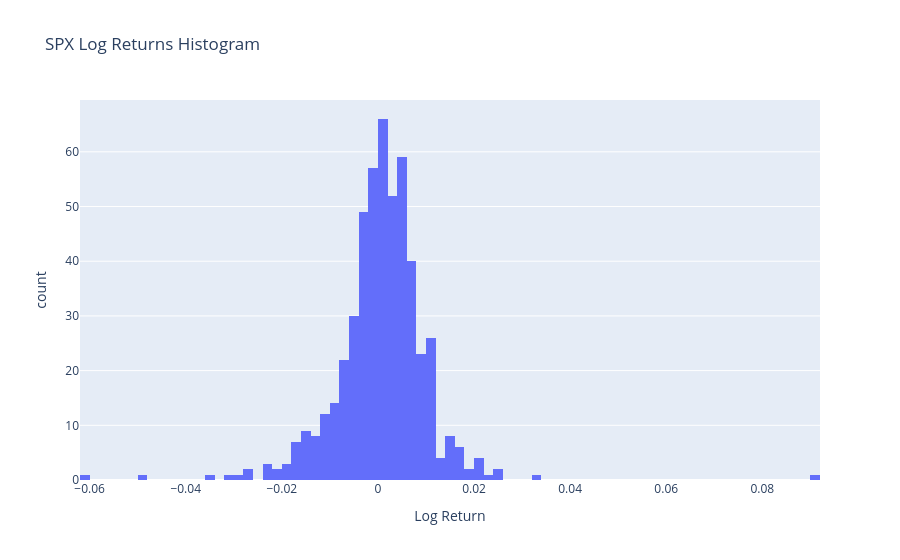
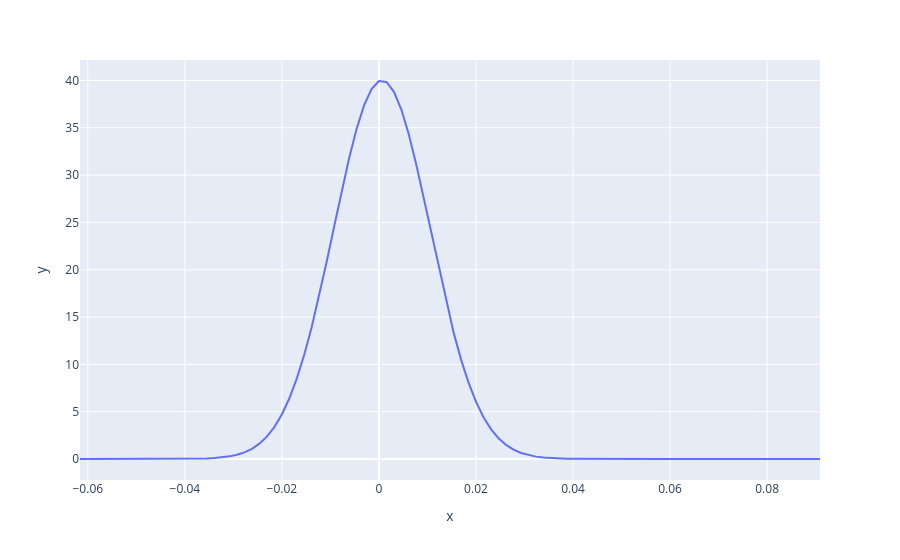

Notebook code cell kept with these figures, in order:
### Code cell
# fit lognormal distribution to log returns
log_returns = spy['Log Return']
mean = log_returns.mean()
std = log_returns.std()

# plot histogram of log returns and fitted lognormal distribution
fig = px.histogram(spy, x='Log Return', title='SPX Log Returns Histogram', nbins=100)
fig.show()

# plot the pdf of the lognormal distribution
x = np.linspace(log_returns.min(), log_returns.max(), 100)
pdf = 1/(std*np.sqrt(2*np.pi))*np.exp(-(x-mean)**2/(2*std**2))
px.line(x=x, y=pdf)

### Figure 1 — Plotly figure (JSON) as saved in the notebook; plotly's stock layout.template omitted (floating-point values rounded to 4 significant figures; data arrays with more than 128 entries replaced by an {"elided": "..."} marker saying what was removed)
{"data": [{"bingroup": "x", "hovertemplate": "Log Return=%{x}<br>count=%{y}<extra></extra>", "legendgroup": "", "marker": {"color": "#636efa", "pattern": {"shape": ""}}, "name": "", "nbinsx": 100, "orientation": "v", "showlegend": false, "type": "histogram", "x": {"elided": "519 float values"}, "xaxis": "x", "yaxis": "y"}], "layout": {"barmode": "relative", "legend": {"tracegroupgap": 0}, "title": {"text": "SPX Log Returns Histogram"}, "xaxis": {"anchor": "y", "domain": [0, 1], "title": {"text": "Log Return"}}, "yaxis": {"anchor": "x", "domain": [0, 1], "title": {"text": "count"}}}}

### Figure 2 — Plotly figure (JSON) as saved in the notebook; plotly's stock layout.template omitted (floating-point values rounded to 4 significant figures)
{"data": [{"hovertemplate": "x=%{x}<br>y=%{y}<extra></extra>", "legendgroup": "", "line": {"color": "#636efa", "dash": "solid"}, "marker": {"symbol": "circle"}, "mode": "lines", "name": "", "orientation": "v", "showlegend": false, "type": "scatter", "x": [-0.06161, -0.06007, -0.05853, -0.05699, -0.05545, -0.05391, -0.05237, -0.05083, -0.04929, -0.04775, -0.0462, -0.04466, -0.04312, -0.04158, -0.04004, -0.0385, -0.03696, -0.03542, -0.03388, -0.03234, -0.0308, -0.02926, -0.02772, -0.02618, -0.02464, -0.0231, -0.02156, -0.02002, -0.01848, -0.01694, -0.0154, -0.01386, -0.01231, -0.01077, -0.009234, -0.007694, -0.006153, -0.004613, -0.003072, -0.001532, 8.694e-06, 0.001549, 0.00309, 0.00463, 0.00617, 0.007711, 0.009251, 0.01079, 0.01233, 0.01387, 0.01541, 0.01695, 0.01849, 0.02003, 0.02157, 0.02312, 0.02466, 0.0262, 0.02774, 0.02928, 0.03082, 0.03236, 0.0339, 0.03544, 0.03698, 0.03852, 0.04006, 0.0416, 0.04314, 0.04468, 0.04622, 0.04776, 0.0493, 0.05084, 0.05238, 0.05392, 0.05546, 0.05701, 0.05855, 0.06009, 0.06163, 0.06317, 0.06471, 0.06625, 0.06779, 0.06933, 0.07087, 0.07241, 0.07395, 0.07549, 0.07703, 0.07857, 0.08011, 0.08165, 0.08319, 0.08473, 0.08627, 0.08781, 0.08935, 0.09089], "xaxis": "x", "y": [1.387e-07, 3.596e-07, 9.102e-07, 2.25e-06, 5.429e-06, 1.279e-05, 2.943e-05, 6.61e-05, 0.000145, 0.0003105, 0.0006493, 0.001326, 0.002643, 0.005144, 0.009776, 0.01814, 0.03287, 0.05816, 0.1005, 0.1695, 0.2791, 0.4488, 0.7046, 1.08, 1.617, 2.363, 3.373, 4.7, 6.394, 8.494, 11.02, 13.95, 17.25, 20.83, 24.56, 28.27, 31.78, 34.88, 37.37, 39.1, 39.94, 39.84, 38.8, 36.9, 34.26, 31.06, 27.5, 23.77, 20.06, 16.53, 13.3, 10.45, 8.015, 6.003, 4.39, 3.135, 2.185, 1.488, 0.9889, 0.6418, 0.4067, 0.2516, 0.152, 0.08968, 0.05165, 0.02905, 0.01595, 0.008552, 0.004477, 0.002289, 0.001142, 0.0005566, 0.0002648, 0.000123, 5.582e-05, 2.472e-05, 1.069e-05, 4.515e-06, 1.862e-06, 7.494e-07, 2.946e-07, 1.131e-07, 4.237e-08, 1.55e-08, 5.539e-09, 1.932e-09, 6.582e-10, 2.189e-10, 7.109e-11, 2.254e-11, 6.978e-12, 2.109e-12, 6.226e-13, 1.794e-13, 5.049e-14, 1.387e-14, 3.721e-15, 9.748e-16, 2.493e-16, 6.226e-17], "yaxis": "y"}], "layout": {"legend": {"tracegroupgap": 0}, "margin": {"t": 60}, "xaxis": {"anchor": "y", "domain": [0, 1], "title": {"text": "x"}}, "yaxis": {"anchor": "x", "domain": [0, 1], "title": {"text": "y"}}}}
